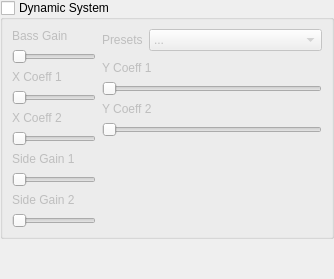
            <widget class="QWidget" name="tabhostPage2">
             <layout class="QVBoxLayout" name="verticalLayout_2">
              <property name="leftMargin">
               <number>0</number>
              </property>
              <property name="topMargin">
               <number>0</number>
              </property>
              <property name="rightMargin">
               <number>0</number>
              </property>
              <property name="bottomMargin">
               <number>0</number>
              </property>
              <item>
               <widget class="QGroupBox" name="dynsys">
                <property name="whatsThis">
                 <string>&lt;html&gt;&lt;head/&gt;&lt;body&gt;&lt;p&gt;&lt;span style=&quot; font-weight:600; text-decoration: underline;&quot;&gt;Dynamic System&lt;/span&gt;&lt;/p&gt;&lt;p&gt;It handles the dynamic range of the sound. In other words, the bass, treble, and limiting.&lt;/p&gt;&lt;p&gt;&lt;span style=&quot; font-weight:600;&quot;&gt;Presets:&lt;/span&gt; This value defines the headset type connected to the audio jack. If you cannot get the right device for good bass tone, then select Common Earphone. Common Earphone is a common choice.&lt;/p&gt;&lt;p&gt;&lt;span style=&quot; font-weight:600;&quot;&gt;Bass Gain:&lt;/span&gt; This value defines the average dynamic bass, the greater, the stronger bass. Recommended 33%.&lt;/p&gt;&lt;/body&gt;&lt;/html&gt;</string>
                </property>
                <property name="title">
                 <string>Dynamic System</string>
                </property>
                <property name="checkable">
                 <bool>true</bool>
                </property>
                <property name="checked">
                 <bool>false</bool>
                </property>
                <layout class="QHBoxLayout" name="horizontalLayout_2">
                 <property name="bottomMargin">
                  <number>8</number>
                 </property>
                 <item>
                  <layout class="QVBoxLayout" name="verticalLayout_34">
                   <item>
                    <widget class="QLabel" name="label_32">
                     <property name="text">
                      <string>Bass Gain</string>
                     </property>
                    </widget>
                   </item>
                   <item>
                    <widget class="QAnimatedSlider" name="dyn_bassgain">
                     <property name="minimum">
                      <number>100</number>
                     </property>
                     <property name="maximum">
                      <number>2100</number>
                     </property>
                     <property name="orientation">
                      <enum>Qt::Horizontal</enum>
                     </property>
                    </widget>
                   </item>
                   <item>
                    <widget class="QLabel" name="label_33">
                     <property name="text">
                      <string>X Coeff 1</string>
                     </property>
                    </widget>
                   </item>
                   <item>
                    <widget class="QAnimatedSlider" name="dyn_xcoeff1">
                     <property name="maximum">
                      <number>2000</number>
                     </property>
                     <property name="orientation">
                      <enum>Qt::Horizontal</enum>
                     </property>
                    </widget>
                   </item>
                   <item>
                    <widget class="QLabel" name="label_34">
                     <property name="text">
                      <string>X Coeff 2</string>
                     </property>
                    </widget>
                   </item>
                   <item>
                    <widget class="QAnimatedSlider" name="dyn_xcoeff2">
                     <property name="minimum">
                      <number>5000</number>
                     </property>
                     <property name="maximum">
                      <number>7000</number>
                     </property>
                     <property name="orientation">
                      <enum>Qt::Horizontal</enum>
                     </property>
                    </widget>
                   </item>
                   <item>
                    <widget class="QLabel" name="label_37">
                     <property name="text">
                      <string>Side Gain 1</string>
                     </property>
                    </widget>
                   </item>
                   <item>
                    <widget class="QAnimatedSlider" name="dyn_sidegain1">
                     <property name="maximum">
                      <number>100</number>
                     </property>
                     <property name="orientation">
                      <enum>Qt::Horizontal</enum>
                     </property>
                    </widget>
                   </item>
                   <item>
                    <widget class="QLabel" name="label_38">
                     <property name="text">
                      <string>Side Gain 2</string>
                     </property>
                    </widget>
                   </item>
                   <item>
                    <widget class="QAnimatedSlider" name="dyn_sidegain2">
                     <property name="maximum">
                      <number>100</number>
                     </property>
                     <property name="orientation">
                      <enum>Qt::Horizontal</enum>
                     </property>
                    </widget>
                   </item>
                  </layout>
                 </item>
                 <item>
                  <layout class="QVBoxLayout" name="verticalLayout_3">
                   <property name="rightMargin">
                    <number>0</number>
                   </property>
                   <property name="bottomMargin">
                    <number>0</number>
                   </property>
                   <item>
                    <layout class="QVBoxLayout" name="verticalLayout_35">
                     <property name="sizeConstraint">
                      <enum>QLayout::SetDefaultConstraint</enum>
                     </property>
                     <item>
                      <layout class="QHBoxLayout" name="horizontalLayout_4">
                       <property name="rightMargin">
                        <number>0</number>
                       </property>
                       <item>
                        <widget class="QLabel" name="label_39">
                         <property name="text">
                          <string>Presets</string>
                         </property>
                        </widget>
                       </item>
                       <item>
                        <widget class="QComboBox" name="dynsys_preset">
                         <item>
                          <property name="text">
                           <string>...</string>
                          </property>
                         </item>
                         <item>
                          <property name="text">
                           <string>Extreme Headphone (v2)</string>
                          </property>
                         </item>
                         <item>
                          <property name="text">
                           <string>High-end Headphone (v2)</string>
                          </property>
                         </item>
                         <item>
                          <property name="text">
                           <string>Common Headphone (v2)</string>
                          </property>
                         </item>
                         <item>
                          <property name="text">
                           <string>Low-end Headphone (v2)</string>
                          </property>
                         </item>
                         <item>
                          <property name="text">
                           <string>Common Earphone (v2)</string>
                          </property>
                         </item>
                         <item>
                          <property name="text">
                           <string>Extreme Headphone (v1)</string>
                          </property>
                         </item>
                         <item>
                          <property name="text">
                           <string>High-end Headphone (v1)</string>
                          </property>
                         </item>
                         <item>
                          <property name="text">
                           <string>Common Headphone (v1)</string>
                          </property>
                         </item>
                         <item>
                          <property name="text">
                           <string>Common Earphone (v1)</string>
                          </property>
                         </item>
                         <item>
                          <property name="text">
                           <string>Apple Earphone</string>
                          </property>
                         </item>
                         <item>
                          <property name="text">
                           <string>Monster Earphone</string>
                          </property>
                         </item>
                         <item>
                          <property name="text">
                           <string>Moto Earphone</string>
                          </property>
                         </item>
                         <item>
                          <property name="text">
                           <string>Philips Earphone</string>
                          </property>
                         </item>
                         <item>
                          <property name="text">
                           <string>SHP2000</string>
                          </property>
                         </item>
                         <item>
                          <property name="text">
                           <string>SHP9000</string>
                          </property>
                         </item>
                         <item>
                          <property name="text">
                           <string>Unknown Type I</string>
                          </property>
                         </item>
                         <item>
                          <property name="text">
                           <string>Unknown Type II</string>
                          </property>
                         </item>
                         <item>
                          <property name="text">
                           <string>Unknown Type III</string>
                          </property>
                         </item>
                         <item>
                          <property name="text">
                           <string>Unknown Type IV</string>
                          </property>
                         </item>
                         <item>
                          <property name="text">
                           <string>Custom</string>
                          </property>
                         </item>
                        </widget>
                       </item>
                      </layout>
                     </item>
                     <item>
                      <spacer name="verticalSpacer">
                       <property name="orientation">
                        <enum>Qt::Vertical</enum>
                       </property>
                       <property name="sizeType">
                        <enum>QSizePolicy::Fixed</enum>
                       </property>
                       <property name="sizeHint" stdset="0">
                        <size>
                         <width>20</width>
                         <height>4</height>
                        </size>
                       </property>
                      </spacer>
                     </item>
                     <item>
                      <widget class="QLabel" name="label_36">
                       <property name="text">
                        <string>Y Coeff 1</string>
                       </property>
                      </widget>
                     </item>
                     <item>
                      <widget class="QAnimatedSlider" name="dyn_ycoeff1">
                       <property name="minimum">
                        <number>0</number>
                       </property>
                       <property name="maximum">
                        <number>200</number>
                       </property>
                       <property name="value">
                        <number>0</number>
                       </property>
                       <property name="orientation">
                        <enum>Qt::Horizontal</enum>
                       </property>
                      </widget>
                     </item>
                     <item>
                      <widget class="QLabel" name="label_35">
                       <property name="text">
                        <string>Y Coeff 2</string>
                       </property>
                      </widget>
                     </item>
                     <item>
                      <widget class="QAnimatedSlider" name="dyn_ycoeff2">
                       <property name="minimum">
                        <number>0</number>
                       </property>
                       <property name="maximum">
                        <number>200</number>
                       </property>
                       <property name="value">
                        <number>0</number>
                       </property>
                       <property name="orientation">
                        <enum>Qt::Horizontal</enum>
                       </property>
                      </widget>
                     </item>
                     <item>
                      <spacer name="verticalSpacer_2">
                       <property name="orientation">
                        <enum>Qt::Vertical</enum>
                       </property>
                       <property name="sizeHint" stdset="0">
                        <size>
                         <width>20</width>
                         <height>40</height>
                        </size>
                       </property>
                      </spacer>
                     </item>
                    </layout>
                   </item>
                  </layout>
                 </item>
                </layout>
               </widget>
              </item>
              <item>
               <spacer name="verticalSpacer_17">
                <property name="orientation">
                 <enum>Qt::Vertical</enum>
                </property>
                <property name="sizeType">
                 <enum>QSizePolicy::Expanding</enum>
                </property>
                <property name="sizeHint" stdset="0">
                 <size>
                  <width>20</width>
                  <height>40</height>
                 </size>
                </property>
               </spacer>
              </item>
             </layout>
            </widget>
